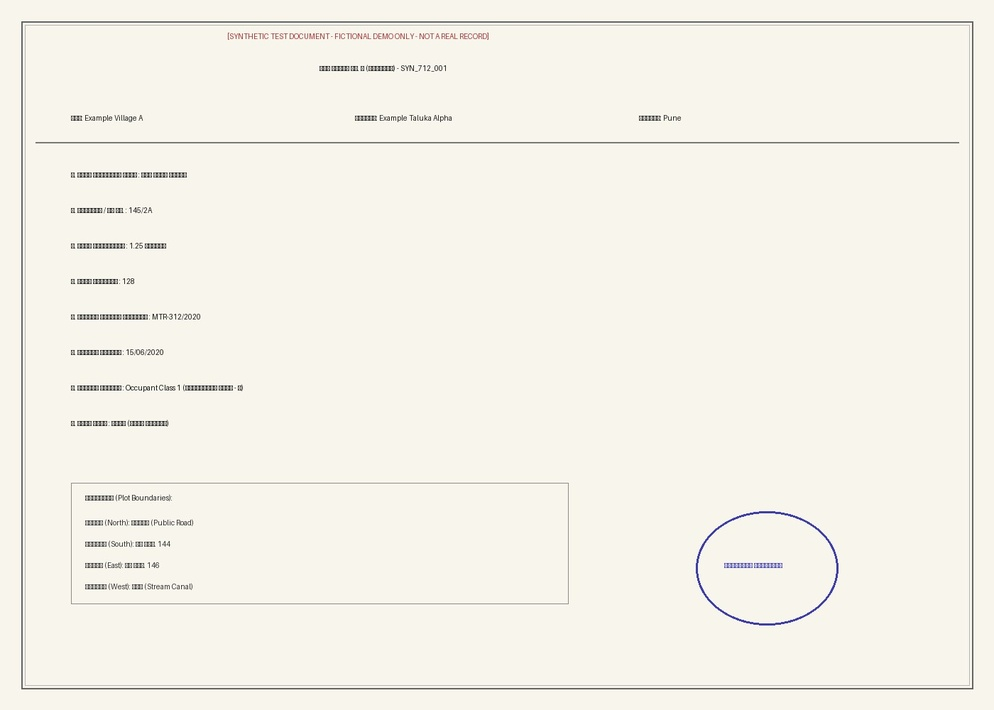
#> input picture land-record-ai/data/raw/7_12/SYN_712_001.jpg, 994 x 710 px, shrunk from 1400 x 1000 before the run
$ python -i enhancement.py   (imports and definitions only)
#> lines starting #> are read from the running program, lines starting #| are printed output that depends on the picture; after the words box and inside, x2 and y2 are one past the last pixel; in counts of white or black regions, pixels touching at a corner belong together
"""
Document Image Enhancement Module
==================================
Algorithms for denoising, CLAHE contrast equalization, adaptive thresholding,
and sharpening for historical and degraded land documents.
"""

import cv2
import numpy as np
from typing import Tuple


# [35 lines left out: functions apply_denoising, apply_clahe, not called in this run]


def apply_thresholding(
    gray: np.ndarray,
    method: str = "otsu",
) -> np.ndarray:
    """
    Binarizes image into high-contrast black and white text.
    Methods: 'otsu', 'adaptive', 'sauvola_approx'
    """
    if gray is None or gray.size == 0:
        return gray

    if method == "adaptive":
        thresh = cv2.adaptiveThreshold(
            gray, 255, cv2.ADAPTIVE_THRESH_GAUSSIAN_C,
            cv2.THRESH_BINARY, 25, 11
        )
    else:  # Default to Otsu
        # Smooth slightly before Otsu
        blurred = cv2.GaussianBlur(gray, (3, 3), 0)
        _, thresh = cv2.threshold(blurred, 0, 255, cv2.THRESH_BINARY + cv2.THRESH_OTSU)

    return thresh


# [11 lines left out: function apply_sharpening, not called in this run]

>>> import cv2
>>> picture = cv2.imread('../../data/raw/7_12/SYN_712_001.jpg', cv2.IMREAD_GRAYSCALE)
#> picture: shape (710, 994); min 18, max 255, mean 242
>>> result = apply_thresholding(picture)
#> in apply_thresholding, `_, thresh = cv2.threshold(blurred, 0, 255, cv2.THRESH_BINARY + cv2.THR..`:
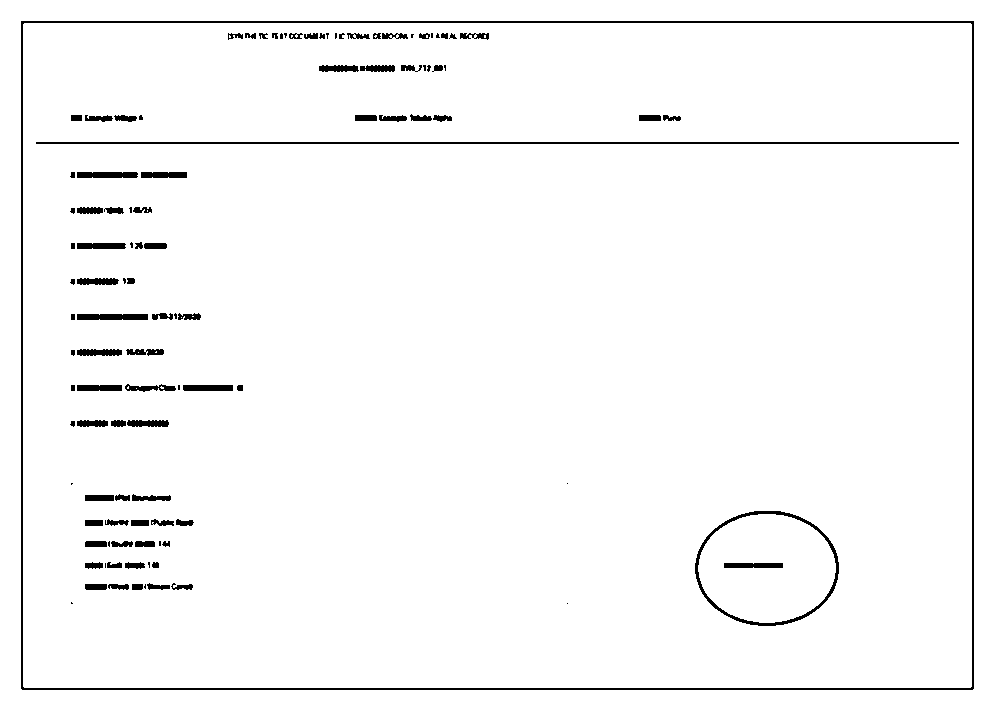
#> thresh: shape (710, 994); 97.3% white; 108 black regions (25 under 20 px), largest, box (x1, y1, x2, y2) and area: (21, 21, 974, 690) 6474, (36, 142, 959, 144) 1846, (695, 511, 839, 626) 1265
